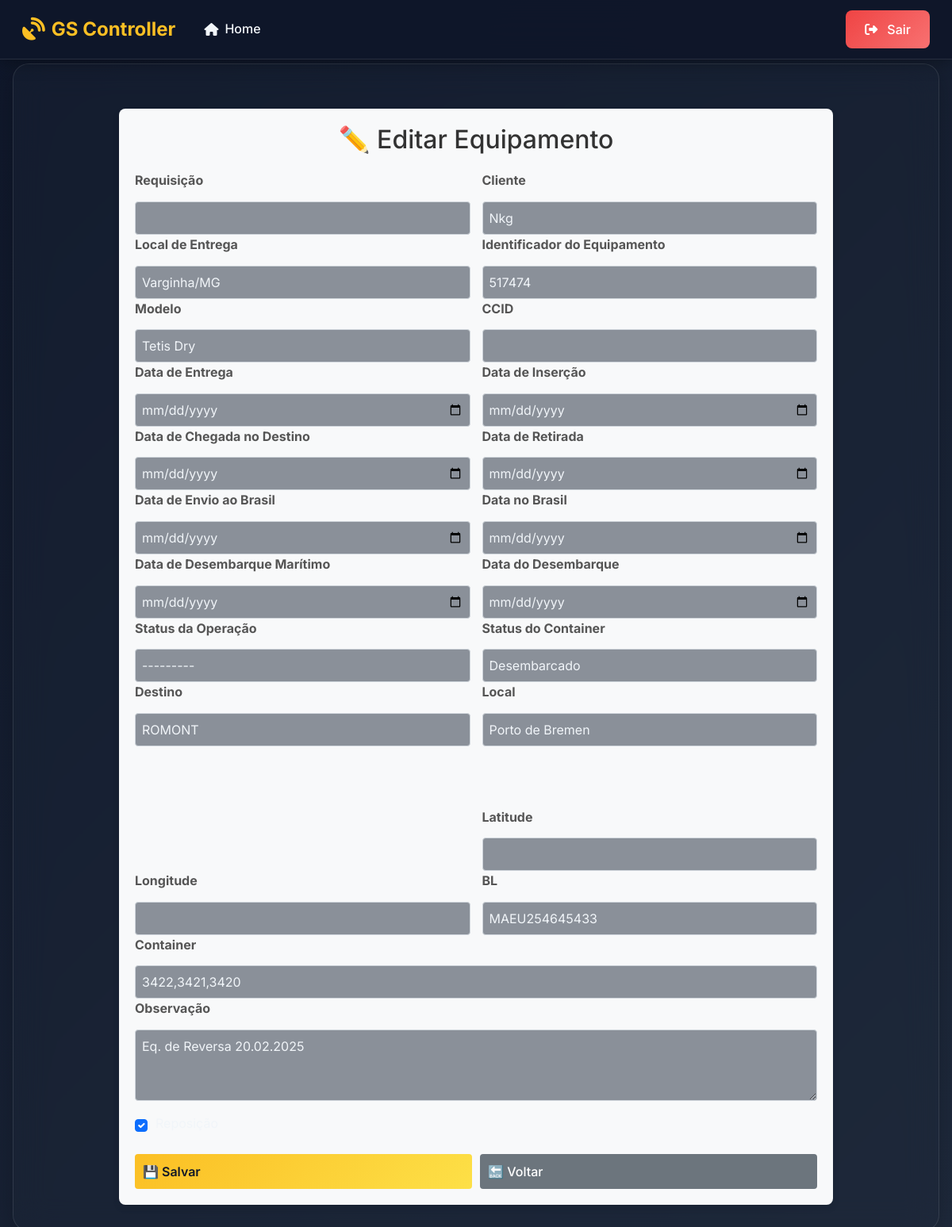
Page /equipamentos/221/editar/ on the committed database.
### equipamentos/models.py (models this page shows, shortened)
class Equipamento(models.Model):
    STATUS_CHOICES = [
        ("em_viagem", "Em Viagem"),
        ("no_destino", "No Destino"),
        ("desacoplado", "Desacoplado"),
        ("em_estoque", "Em Estoque"),
        ("na_fazenda", "Na Fazenda"),
    ]
    identificador = models.CharField(
        max_length=50,
        null=True,
        blank=True,
        verbose_name="Identificador do Equipamento"
    )
    CCID = models.CharField(
        max_length=50,
        null=True,
        blank=True,
        verbose_name="CCID"
    )
    data_entrega = models.DateField(
        verbose_name="Data de Entrega",
        null=True,
        blank=True
    )
    requisicao = models.CharField(
        max_length=100, null=True, blank=True,
        verbose_name="Requisição"
    )
    cliente = models.CharField(
        max_length=150, null=True, blank=True,
        verbose_name="Cliente"
    )
    local_entrega = models.CharField(
        max_length=200, null=True, blank=True,
        verbose_name="Local de Entrega"
    )
    modelo = models.CharField(
        max_length=100, null=True, blank=True,
        verbose_name="Modelo"
    )
    status_js = models.CharField(max_length=100, null=True, blank=True, verbose_name="Status JS")
    data_insercao = models.DateTimeField(
        verbose_name="Data de Inserção",
        null=True,
        blank=True
    )
    data_chegada_destino = models.DateField(
        null=True,
        blank=True,
        verbose_name="Data de Chegada no Destino"
    )
    data_retirada = models.DateField(
        null=True,
        blank=True,
        verbose_name="Data de Retirada"
    )
    data_envio_brasil = models.DateField(
        null=True,
        blank=True,
        verbose_name="Data de Envio ao Brasil"
    )
    data_brasil = models.DateField(
        null=True,
        blank=True,
        verbose_name="Data no Brasil"
    )
    BL = models.CharField(
        max_length=100,
        null=True,
        blank=True,
        verbose_name="BL"
    )
    container = models.CharField(
        max_length=100,
        null=True,
        blank=True,
        verbose_name="Container"
    )
    destino = models.CharField(
        max_length=100,
        null=True,
        blank=True,
        verbose_name="Destino"
    )
    lacre_inn = models.CharField(
        max_length=100,
        null=True,
        blank=True,
        verbose_name="Lacre INN"
    )
    lacre = models.CharField(
        max_length=100,
        null=True,
        blank=True,
        verbose_name="Lacre"
    )
    status_operacao = models.CharField(
        max_length=20,
        choices=STATUS_CHOICES,
        default="em_viagem",
        null=True,
        blank=True,
        verbose_name="Status da Operação"
    )
    reposicao = models.CharField(
        max_length=100,
        null=True,
        blank=True,
        verbose_name="Reposição"
    )
    observacao = models.TextField(
        null=True,
        blank=True,
        verbose_name="Observação"
    )
    latitude = models.FloatField(
        null=True,
        blank=True,
        verbose_name="Latitude"
    )
    longitude = models.FloatField(
        null=True,
        blank=True,
        verbose_name="Longitude"
    )
    data_embarque_maritimo = models.CharField(max_length=50,
        db_column="Data_Embarque_Maritimo",
        null=True,
        blank=True,
        verbose_name="Data de Embarque Marítimo"
    )
    data_desembarque_maritimo = models.DateField(
        db_column="Data_Desembarque_Maritimo",
        null=True,
        blank=True,
        verbose_name="Data de Desembarque Marítimo"
    )
    local_atual = models.CharField(
        max_length=100,
        null=True,
        blank=True,
        verbose_name="Local"
    )
    status_do_container = models.CharField(
        db_column="Status_do_Container",
        max_length=100,
        null=True,
        blank=True,
        verbose_name="Status do Container"
    )
    data_do_desembarque = models.DateField(
        db_column="Data_do_Desembarque",
        null=True,
        blank=True,
        verbose_name="Data do Desembarque"
    )

### equipamentos/views.py (the view)
# urls.py: path("<int:pk>/editar/", EquipamentoUpdateView.as_view(), name="equipamento_update"),
class EquipamentoUpdateView(UpdateView):
    model = Equipamento
    form_class = EquipamentoForm
    template_name = "equipamento_form.html"
    success_url = reverse_lazy("equipamento_list")  # Redirecionamento após edição

### equipamentos/templates/equipamento_form.html (shortened to what this page needs)
{% extends "base.html" %}
{% load static %}
{% block content %}
<div class="container mt-4">
    <div class="form-container">
        <h2 class="text-center">
            {% if form.instance.pk %}✏️ Editar Equipamento{% else %}➕ Novo Equipamento{% endif %}
        </h2>
        <form method="post">
            <div class="form-row">
                <div class="form-group">
                    <label class="form-label">{{ form.requisicao.label }}</label>
                    {{ form.requisicao }}
                </div>
                <div class="form-group">
                    <label class="form-label">{{ form.cliente.label }}</label>
                    {{ form.cliente }}
                </div>
            </div>
            <div class="form-row">
                <div class="form-group">
                    <label class="form-label">{{ form.local_entrega.label }}</label>
                    {{ form.local_entrega }}
                </div>
                <div class="form-group">
                    <label class="form-label">{{ form.identificador.label }}</label>
                    {{ form.identificador }}
                </div>
            </div>
            <div class="form-row">
                <div class="form-group">
                    <label class="form-label">{{ form.modelo.label }}</label>
                    {{ form.modelo }}
                </div>
                <div class="form-group">
                    <label class="form-label">{{ form.CCID.label }}</label>
                    {{ form.CCID }}
                </div>
            </div>
            <div class="form-row">
                <div class="form-group">
                    <label class="form-label">{{ form.data_entrega.label }}</label>
                    {{ form.data_entrega }}
                </div>
                <div class="form-group">
                    <label class="form-label">{{ form.data_insercao.label }}</label>
                    {{ form.data_insercao }}
                </div>
            </div>
            <div class="form-row">
                <div class="form-group">
                    <label class="form-label">{{ form.data_chegada_destino.label }}</label>
                    {{ form.data_chegada_destino }}
                </div>
                <div class="form-group">
                    <label class="form-label">{{ form.data_retirada.label }}</label>
                    {{ form.data_retirada }}
                </div>
            </div>
            <div class="form-row">
                <div class="form-group">
                    <label class="form-label">{{ form.data_envio_brasil.label }}</label>
                    {{ form.data_envio_brasil }}
                </div>
                <div class="form-group">
                    <label class="form-label">{{ form.data_brasil.label }}</label>
                    {{ form.data_brasil }}
                </div>
            </div>
            <div class="form-row">
                <div class="form-group">
                    <label class="form-label">{{ form.data_desembarque_maritimo.label }}</label>
                    {{ form.data_desembarque_maritimo }}
                </div>
                <div class="form-group">
                    <label class="form-label">{{ form.data_do_desembarque.label }}</label>
                    {{ form.data_do_desembarque }}
                </div>
            </div>
            <div class="form-row">
                <div class="form-group">
                    <label class="form-label">{{ form.status_operacao.label }}</label>
                    {{ form.status_operacao }}
                </div>
                <div class="form-group">
                    <label class="form-label">{{ form.status_do_container.label }}</label>
                    {{ form.status_do_container }}
                </div>
            </div>
            <div class="form-row">
                <div class="form-group">
                    <label class="form-label">{{ form.destino.label }}</label>
                    {{ form.destino }}
                </div>
                <div class="form-group">
                    <label class="form-label">{{ form.local_atual.label }}</label>
                    {{ form.local_atual }}
                </div>
            </div>
            <div class="form-row">
                <div class="form-group">
                </div>
                <div class="form-group">
                </div>
            </div>
            <div class="form-row">
                <div class="form-group">
                </div>
                <div class="form-group">
                </div>
            </div>
            <div class="form-row">
                <div class="form-group">
                </div>
                <div class="form-group">
                </div>
            </div>
            <div class="form-row">
                <div class="form-group">
                </div>
                <div class="form-group">
                    <label class="form-label">Latitude</label>
                    {{ form.latitude }}
                </div>
            </div>
            <div class="form-row">
                <div class="form-group">
                    <label class="form-label">Longitude</label>
                    {{ form.longitude }}
                </div>
                <div class="form-group">
                    <label class="form-label">BL</label>
                    {{ form.BL }}
                </div>
            </div>
            <div class="form-row">
                <div class="form-group">
                    <label class="form-label">Container</label>
                    {{ form.container }}
                </div>
            </div>
            <div class="mb-3">
                <label class="form-label">{{ form.observacao.label }}</label>
                {{ form.observacao }}
            </div>
            <div class="mb-3 form-check">
                {{ form.reposicao }}
                <label class="form-check-label" for="{{ form.reposicao.id_for_label }}">
                </label>
            </div>
            <div class="btn-container">
                <button type="submit" class="btn btn-primary">💾 Salvar</button>
                <a href="{% url 'equipamento_list' %}" class="btn btn-secondary">🔙 Voltar</a>
            </div>
        </form>
    </div>
</div>
{% endblock %}

### templates/base.html (style rules this page uses)
:root { --primary-color: #fbbf24; --primary-dark: #f59e0b; --secondary-color: #64748b; --success-color: #10b981; --success-dark: #059669; --danger-color: #ef4444; --danger-dark: #dc2626; --warning-color: #f59e0b; --warning-dark: #d97706; --info-color: #06b6d4; --info-dark: #0891b2; --light-color: #f1f5f9; --dark-color: #0f172a; --dark-light: #1e293b; --navbar-bg: rgba(15, 23, 42, 0.95); --navbar-shadow: 0 4px 20px rgba(0, 0, 0, 0.3); --card-shadow: 0 8px 32px rgba(0, 0, 0, 0.2); --hover-shadow: 0 16px 48px rgba(0, 0, 0, 0.25); --gradient-primary: linear-gradient(135deg, #fbbf24 0%, #fde047 100%); --gradient-success: linear-gradient(135deg, #10b981 0%, #34d399 100%); --gradient-warning: linear-gradient(135deg, #f59e0b 0%, #fbbf24 100%); --gradient-danger: linear-gradient(135deg, #ef4444 0%, #f87171 100%); --gradient-info: linear-gradient(135deg, #06b6d4 0%, #22d3ee 100%); --gradient-dark: linear-gradient(135deg, #0f172a 0%, #1e293b 100%); }
* { margin: 0; padding: 0; box-sizing: border-box; }
body { font-family: 'Inter', -apple-system, BlinkMacSystemFont, 'Segoe UI', Roboto, sans-serif; background: linear-gradient(135deg, #0f172a 0%, #1e293b 100%); background-attachment: fixed; min-height: 100vh; color: var(--light-color); line-height: 1.6; }
.btn { border-radius: 8px; font-weight: 500; padding: 0.75rem 1.5rem; transition: all 0.3s ease; border: none; display: inline-flex; align-items: center; gap: 0.5rem; }
.btn-primary { background: var(--gradient-primary); }
.form-control, .form-select { border-radius: 8px; border: 2px solid rgba(255, 255, 255, 0.2); padding: 0.75rem 1rem; transition: all 0.3s ease; background: rgba(30, 41, 59, 0.5); color: var(--light-color); }
.form-control::placeholder { color: rgba(255, 255, 255, 0.6); }
.form-label { color: var(--light-color); font-weight: 500; }
.btn-primary { background: linear-gradient(135deg, #fbbf24 0%, #fde047 100%) !important; border-color: #f59e0b !important; color: #111827 !important; font-weight: 600 !important; }

### equipamentos/templates/equipamento_form.html (style rules this page uses)
body { background-color: #dbdde4; }
.form-container { max-width: 900px; margin: 0 auto; padding: 20px; background: #f8f9fa; border-radius: 8px; box-shadow: 0px 4px 8px rgba(0, 0, 0, 0.1); }
.form-container h2 { text-align: center; color: #333; margin-bottom: 20px; }
.form-row { display: flex; flex-wrap: wrap; gap: 15px; }
.form-group { flex: 1; min-width: 280px; }
.form-container .form-label { font-weight: bold; color: #555; }
.form-container .form-control { width: 100%; padding: 8px; margin-top: 5px; border: 1px solid #ced4da; border-radius: 4px; }
.form-check { display: flex; align-items: center; gap: 10px; }
.form-container .btn { width: 100%; padding: 10px; font-size: 16px; border-radius: 4px; margin-top: 10px; }
.btn-container { display: flex; gap: 10px; }
.form-container .btn-primary { background-color: #007bff; border: none; }
.form-container .btn-secondary { background-color: #6c757d; border: none; }

### rows in the picture
Equipamento: cliente "Nkg", local_entrega "Varginha/MG", identificador "517474", modelo "Tetis Dry", status_operacao "---------", destino "ROMONT", local_atual "Porto de Bremen", BL "MAEU254645433", container "3422,3421,3420", observacao "Eq. de Reversa 20.02.2025", reposicao "☑"
